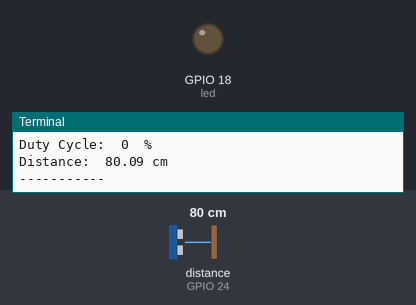
Bench run of a program on a simulated Raspberry Pi (BCM pin numbers). Parts: output pins drawn as LEDs (lit = HIGH), the last lines printed to the terminal. Inputs (shaded band) come from the test bench; at power-on: distance to the obstacle (sensor on GPIO 24) 80 cm. The echo pulse lasts 58.3 µs per cm; the clock reads 2024-03-15 10:24:30 at power-on unless the program sets it; pins used as bus, display or sensor lines are not drawn.

Above: at 3.2 s.
3.3 s: distance to the obstacle (sensor on GPIO 24) set to 2 cm
At 4.1 s:
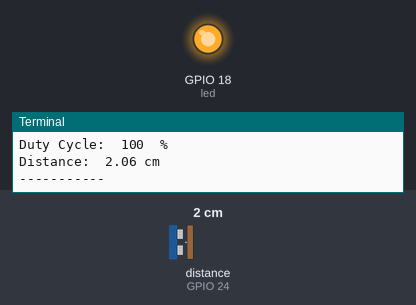
5.0 s: distance to the obstacle (sensor on GPIO 24) set to 18 cm
At 5.4 s:
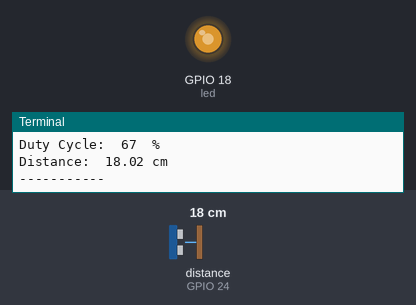
6.5 s: distance to the obstacle (sensor on GPIO 24) set to 4 cm
At 6.8 s:
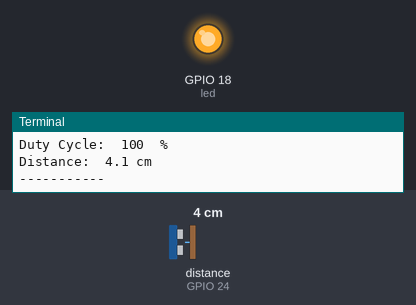
Timing chart, 0 to 9.5 s (numbered marks = the images above; inputs shaded):
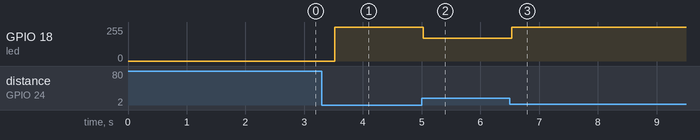

The program:

7_3D_PWM.py
```python
import RPi.GPIO as GPIO
import time

# USE GPIO NUMBERS NOT PIN NUMBERS
GPIO.setmode(GPIO.BCM)

# PIN DEFINITION
led = 18
trig = 23
echo = 24

# VARIABLES
Range_in_cm = 35
distance_cutoff = 10


# FUNCTIONS
def calc_pwm(n, n2, n3):
    pwm = 100 - (0 + ((100 - 0) / (n2 - 10)) * (n - n3))
    if (pwm <= 0):
        pwm = 0
    if (pwm >= 100):
        pwm = 100
    return pwm


# GPIO SETUP
GPIO.setup(trig, GPIO.OUT)
GPIO.output(trig, GPIO.LOW)

GPIO.setup(echo, GPIO.IN)

GPIO.setup(led, GPIO.OUT)
pwm = GPIO.PWM(led, 100)

time.sleep(2)


# MAIN LOOP
duty_cycle = 0
pwm.start(duty_cycle)
try:
    while 1:
        GPIO.output(trig, GPIO.HIGH)
        time.sleep(0.00001)
        GPIO.output(trig, GPIO.LOW)

        while GPIO.input(echo) == 0:
            pulse_start = time.time()

        while GPIO.input(echo) == 1:
            pulse_end = time.time()

        pulse_duration = pulse_end - pulse_start

        distance = round((pulse_duration * 17150), 2)
        duty_cycle = int(calc_pwm(distance, Range_in_cm, distance_cutoff))
        pwm.start(duty_cycle)

        print("-----------")
        print("Duty Cycle: ", duty_cycle, " %")
        print("Distance: ", distance, "cm")
        print("-----------")
        time.sleep(0.5)

except KeyboardInterrupt:
    GPIO.cleanup()
```

Measured:
- after the input at 3.3 s, GPIO 18 (led): 0/255 → 255/255 after 0.22 s
- after the input at 5.0 s, GPIO 18 (led): 255/255 → 171/255 at once
- after the input at 6.5 s, GPIO 18 (led): 171/255 → 255/255 at once
